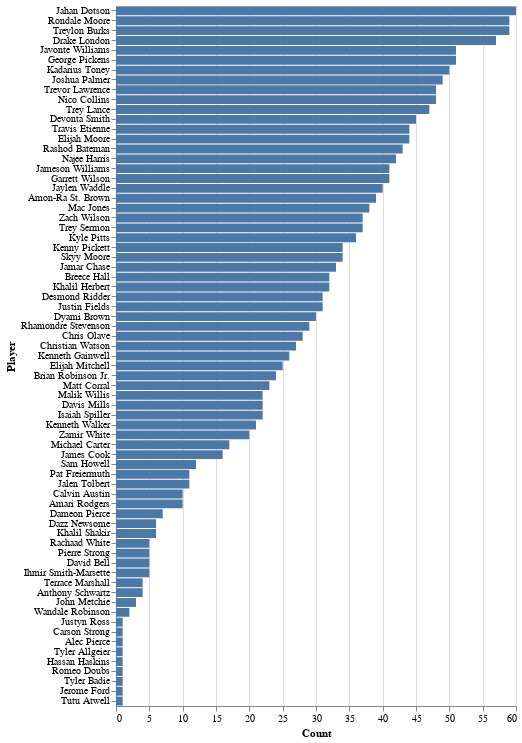

Source (notebook cell):
### Code cell
#Player Exposure
alt.Chart(exp_df).mark_bar().encode(
    x='Count',
    y=alt.Y("Player", sort='-x'),
    tooltip=['Player','Count', '%']
).properties(height=700)

### Figure 1 — Vega-Lite specification as saved in the notebook (floating-point values rounded to 4 significant figures)
{"config": {"view": {"continuousWidth": 400, "continuousHeight": 300}}, "data": {"name": "data-f78961d618b4fbc9ccf0896b5528fd60"}, "mark": "bar", "encoding": {"tooltip": [{"field": "Player", "type": "nominal"}, {"field": "Count", "type": "quantitative"}, {"field": "%", "type": "quantitative"}], "x": {"field": "Count", "type": "quantitative"}, "y": {"field": "Player", "sort": "-x", "type": "nominal"}}, "height": 700, "$schema": "https://vega.github.io/schema/vega-lite/v4.17.0.json", "datasets": {"data-f78961d618b4fbc9ccf0896b5528fd60": [{"Player": "Jahan Dotson", "Count": 60, "%": 40.0}, {"Player": "Rondale Moore", "Count": 59, "%": 39.3}, {"Player": "Treylon Burks", "Count": 59, "%": 39.3}, {"Player": "Drake London", "Count": 57, "%": 38.0}, {"Player": "Javonte Williams", "Count": 51, "%": 34.0}, {"Player": "George Pickens", "Count": 51, "%": 34.0}, {"Player": "Kadarius Toney", "Count": 50, "%": 33.3}, {"Player": "Joshua Palmer", "Count": 49, "%": 32.7}, {"Player": "Trevor Lawrence", "Count": 48, "%": 32.0}, {"Player": "Nico Collins", "Count": 48, "%": 32.0}, {"Player": "Trey Lance", "Count": 47, "%": 31.3}, {"Player": "Devonta Smith", "Count": 45, "%": 30.0}, {"Player": "Travis Etienne", "Count": 44, "%": 29.3}, {"Player": "Elijah Moore", "Count": 44, "%": 29.3}, {"Player": "Rashod Bateman", "Count": 43, "%": 28.7}, {"Player": "Najee Harris", "Count": 42, "%": 28.0}, {"Player": "Jameson Williams", "Count": 41, "%": 27.3}, {"Player": "Garrett Wilson", "Count": 41, "%": 27.3}, {"Player": "Jaylen Waddle", "Count": 40, "%": 26.7}, {"Player": "Amon-Ra St. Brown", "Count": 39, "%": 26.0}, {"Player": "Mac Jones", "Count": 38, "%": 25.3}, {"Player": "Zach Wilson", "Count": 37, "%": 24.7}, {"Player": "Trey Sermon", "Count": 37, "%": 24.7}, {"Player": "Kyle Pitts", "Count": 36, "%": 24.0}, {"Player": "Kenny Pickett", "Count": 34, "%": 22.7}, {"Player": "Skyy Moore", "Count": 34, "%": 22.7}, {"Player": "Jamar Chase", "Count": 33, "%": 22.0}, {"Player": "Breece Hall", "Count": 32, "%": 21.3}, {"Player": "Khalil Herbert", "Count": 32, "%": 21.3}, {"Player": "Desmond Ridder", "Count": 31, "%": 20.7}, {"Player": "Justin Fields", "Count": 31, "%": 20.7}, {"Player": "Dyami Brown", "Count": 30, "%": 20.0}, {"Player": "Rhamondre Stevenson", "Count": 29, "%": 19.3}, {"Player": "Chris Olave", "Count": 28, "%": 18.7}, {"Player": "Christian Watson", "Count": 27, "%": 18.0}, {"Player": "Kenneth Gainwell", "Count": 26, "%": 17.3}, {"Player": "Elijah Mitchell", "Count": 25, "%": 16.7}, {"Player": "Brian Robinson Jr.", "Count": 24, "%": 16.0}, {"Player": "Matt Corral", "Count": 23, "%": 15.3}, {"Player": "Malik Willis", "Count": 22, "%": 14.7}, {"Player": "Davis Mills", "Count": 22, "%": 14.7}, {"Player": "Isaiah Spiller", "Count": 22, "%": 14.7}, {"Player": "Kenneth Walker", "Count": 21, "%": 14.0}, {"Player": "Zamir White", "Count": 20, "%": 13.3}, {"Player": "Michael Carter", "Count": 17, "%": 11.3}, {"Player": "James Cook", "Count": 16, "%": 10.7}, {"Player": "Sam Howell", "Count": 12, "%": 8.0}, {"Player": "Pat Freiermuth", "Count": 11, "%": 7.3}, {"Player": "Jalen Tolbert", "Count": 11, "%": 7.3}, {"Player": "Calvin Austin", "Count": 10, "%": 6.7}, {"Player": "Amari Rodgers", "Count": 10, "%": 6.7}, {"Player": "Dameon Pierce", "Count": 7, "%": 4.7}, {"Player": "Dazz Newsome", "Count": 6, "%": 4.0}, {"Player": "Khalil Shakir", "Count": 6, "%": 4.0}, {"Player": "Rachaad White", "Count": 5, "%": 3.3}, {"Player": "Pierre Strong", "Count": 5, "%": 3.3}, {"Player": "David Bell", "Count": 5, "%": 3.3}, {"Player": "Ihmir Smith-Marsette", "Count": 5, "%": 3.3}, {"Player": "Terrace Marshall", "Count": 4, "%": 2.7}, {"Player": "Anthony Schwartz", "Count": 4, "%": 2.7}, {"Player": "John Metchie", "Count": 3, "%": 2.0}, {"Player": "Wandale Robinson", "Count": 2, "%": 1.3}, {"Player": "Justyn Ross", "Count": 1, "%": 0.7}, {"Player": "Carson Strong", "Count": 1, "%": 0.7}, {"Player": "Alec Pierce", "Count": 1, "%": 0.7}, {"Player": "Tyler Allgeier", "Count": 1, "%": 0.7}, {"Player": "Hassan Haskins", "Count": 1, "%": 0.7}, {"Player": "Romeo Doubs", "Count": 1, "%": 0.7}, {"Player": "Tyler Badie", "Count": 1, "%": 0.7}, {"Player": "Jerome Ford", "Count": 1, "%": 0.7}, {"Player": "Tutu Atwell", "Count": 1, "%": 0.7}]}}
